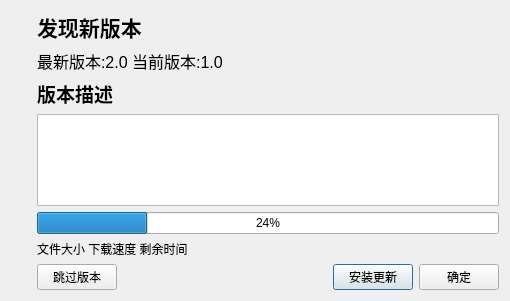
<?xml version="1.0" encoding="UTF-8"?>
<ui version="4.0">
 <class>Form</class>
 <widget class="QWidget" name="Form">
  <property name="geometry">
   <rect>
    <x>0</x>
    <y>0</y>
    <width>510</width>
    <height>301</height>
   </rect>
  </property>
  <property name="windowTitle">
   <string>软件更新</string>
  </property>
  <layout class="QHBoxLayout" name="horizontalLayout_2">
   <item>
    <layout class="QVBoxLayout" name="verticalLayout_2">
     <item>
      <widget class="QLabel" name="label">
       <property name="sizePolicy">
        <sizepolicy hsizetype="Fixed" vsizetype="Fixed">
         <horstretch>0</horstretch>
         <verstretch>0</verstretch>
        </sizepolicy>
       </property>
       <property name="maximumSize">
        <size>
         <width>65</width>
         <height>64</height>
        </size>
       </property>
       <property name="text">
        <string/>
       </property>
       <property name="pixmap">
        <pixmap resource="update_image.qrc">:/images/icon_128x128.png</pixmap>
       </property>
       <property name="scaledContents">
        <bool>true</bool>
       </property>
      </widget>
     </item>
     <item>
      <spacer name="verticalSpacer">
       <property name="orientation">
        <enum>Qt::Vertical</enum>
       </property>
       <property name="sizeHint" stdset="0">
        <size>
         <width>20</width>
         <height>40</height>
        </size>
       </property>
      </spacer>
     </item>
    </layout>
   </item>
   <item>
    <layout class="QVBoxLayout" name="verticalLayout">
     <item>
      <widget class="QLabel" name="label_2">
       <property name="font">
        <font>
         <pointsize>16</pointsize>
         <weight>75</weight>
         <bold>true</bold>
        </font>
       </property>
       <property name="text">
        <string>发现新版本</string>
       </property>
      </widget>
     </item>
     <item>
      <widget class="QLabel" name="label_bbh">
       <property name="font">
        <font>
         <pointsize>12</pointsize>
        </font>
       </property>
       <property name="text">
        <string>最新版本:2.0 当前版本:1.0</string>
       </property>
      </widget>
     </item>
     <item>
      <widget class="QLabel" name="label_3">
       <property name="font">
        <font>
         <pointsize>14</pointsize>
         <weight>75</weight>
         <bold>true</bold>
        </font>
       </property>
       <property name="text">
        <string>版本描述</string>
       </property>
      </widget>
     </item>
     <item>
      <widget class="QTextEdit" name="textEdit"/>
     </item>
     <item>
      <widget class="QProgressBar" name="progressBar">
       <property name="enabled">
        <bool>true</bool>
       </property>
       <property name="value">
        <number>24</number>
       </property>
      </widget>
     </item>
     <item>
      <widget class="QLabel" name="label_zt">
       <property name="text">
        <string>文件大小 下载速度 剩余时间</string>
       </property>
      </widget>
     </item>
     <item>
      <layout class="QHBoxLayout" name="horizontalLayout">
       <item>
        <widget class="QPushButton" name="pushButton_tgbb">
         <property name="text">
          <string>跳过版本</string>
         </property>
        </widget>
       </item>
       <item>
        <spacer name="horizontalSpacer">
         <property name="orientation">
          <enum>Qt::Horizontal</enum>
         </property>
         <property name="sizeHint" stdset="0">
          <size>
           <width>40</width>
           <height>20</height>
          </size>
         </property>
        </spacer>
       </item>
       <item>
        <widget class="QPushButton" name="pushButton_azgx">
         <property name="text">
          <string>安装更新</string>
         </property>
         <property name="checkable">
          <bool>false</bool>
         </property>
         <property name="autoDefault">
          <bool>true</bool>
         </property>
         <property name="default">
          <bool>true</bool>
         </property>
         <property name="flat">
          <bool>false</bool>
         </property>
        </widget>
       </item>
       <item>
        <widget class="QPushButton" name="pushButton_ok">
         <property name="text">
          <string>确定</string>
         </property>
         <property name="autoDefault">
          <bool>false</bool>
         </property>
         <property name="default">
          <bool>false</bool>
         </property>
        </widget>
       </item>
      </layout>
     </item>
    </layout>
   </item>
  </layout>
 </widget>
 <resources>
  <include location="update_image.qrc"/>
 </resources>
 <connections/>
</ui>
